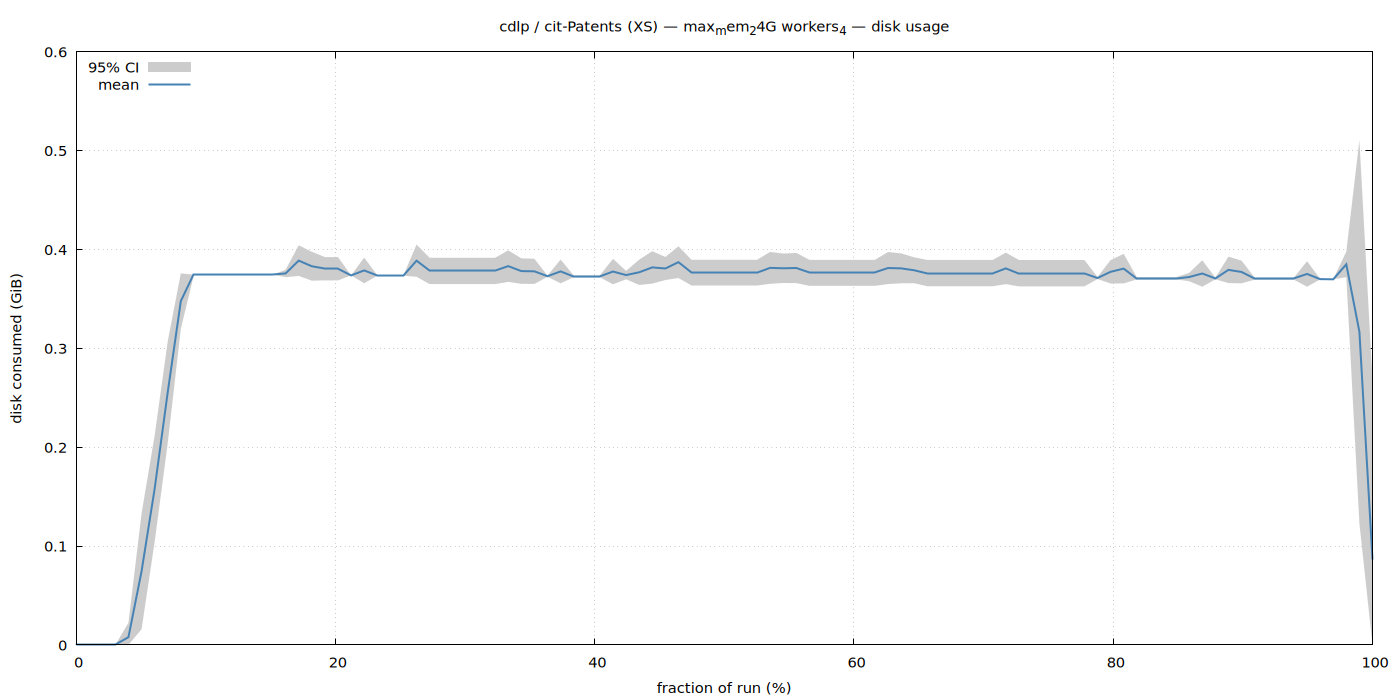

This chart was generated by the following gnuplot code:
set terminal pngcairo size 1400,700 enhanced font 'Sans,11'
set output '/home/ubuntu/nvm/results/cdlp/XS/cit-Patents/max_mem_24G_workers_4/disk.png'
set title "cdlp / cit-Patents (XS) — max_mem_24G workers_4 — disk usage"
set xlabel 'fraction of run (%)'
set ylabel 'disk consumed (GiB)'
set grid
set key top left
set yrange [0:*]
plot '/home/ubuntu/nvm/results/cdlp/XS/cit-Patents/max_mem_24G_workers_4/disk.dat' using 1:3:4 with filledcurves lc rgb '#cccccc' title '95% CI', \
     '' using 1:2 with lines lw 2 lc rgb '#4682b4' title 'mean'
